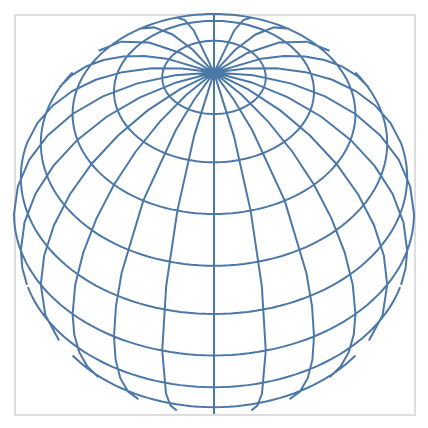

Vega-Lite specification for this chart:
### Vega specification from a JSON file in a GitHub repository (floating-point values rounded to 4 significant figures)
{"$schema": "https://vega.github.io/schema/vega/v5.json", "autosize": "pad", "padding": 5, "width": 200, "height": 200, "style": "cell", "data": [{"name": "source_0", "transform": [{"type": "graticule", "step": [15, 15]}]}], "projections": [{"name": "projection", "size": {"signal": "[width, height]"}, "fit": {"signal": "data('source_0')"}, "type": "orthographic", "rotate": [0, -45, 0]}], "marks": [{"name": "marks", "type": "shape", "style": ["geoshape"], "from": {"data": "source_0"}, "encode": {"update": {"stroke": {"value": "#4c78a8"}, "fill": {"value": "transparent"}}}, "transform": [{"type": "geoshape", "projection": "projection"}]}]}
